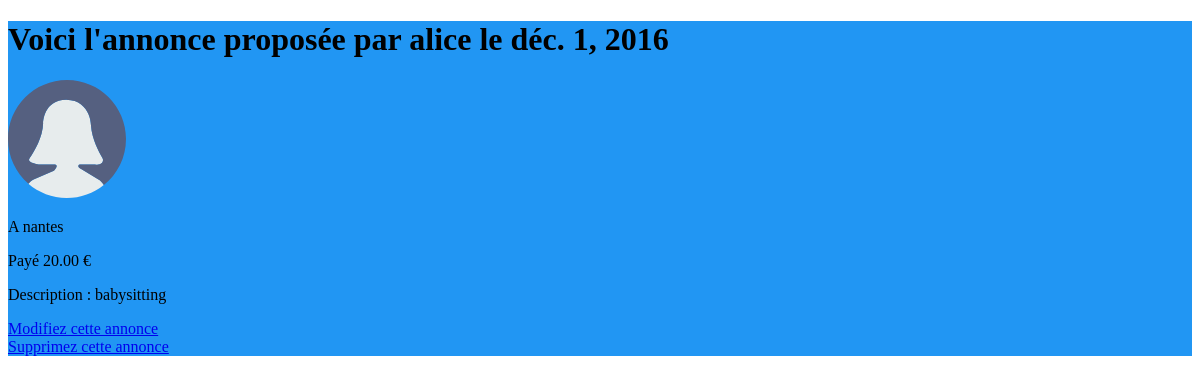
Page /annonce_perso/5 (signed in) on the committed database.
### profils/models.py (models this page shows, shortened)
class Annonce (models.Model) :
	titre = models.CharField(max_length=200)
	annonce = models.TextField(null=False)
	date = models.DateTimeField(auto_now_add=True, auto_now=False, verbose_name = "Date de dépôt")
	prix = models.DecimalField(max_digits=5,decimal_places=2)
	annonceur = models.CharField(max_length=100)
	etudiant = models.CharField(max_length=100, blank=True) # blank permet de rendre ce champs optionnel
	lieux = models.CharField(max_length=50)
	distance_max = models.IntegerField()
	numero = models.IntegerField()
	etat = models.CharField(max_length=10)
	postulant = models.CharField(max_length=100, null=True)
	message_postulant = models.TextField(max_length=1000,null=True)

class Profil(models.Model):
    user = models.OneToOneField(User)
    age = models.IntegerField()
    photo = models.ImageField(upload_to="photos/")
    is_student = models.BooleanField()
    ecole = models.CharField(null=True, max_length=100)
    description = models.TextField(null=True)
    sexe = models.CharField(max_length=10)

### profils/views.py (the view)
# urls.py: url(r'^annonce_perso/(?P<numero>\d+$)',views.annonce_perso, name= 'lire_annonce_perso'),
@login_required(login_url = '/connexion/')
def annonce_perso(request,numero):
    annonce = Annonce.objects.get(numero=numero)
    user_annonceur = User.objects.get(username=annonce.annonceur)
    profil_annonceur = Profil.objects.get(user=user_annonceur)
    if annonce.etudiant != '':
        user_etudiant = User.objects.get(username=annonce.etudiant)
    if ((annonce.annonceur == request.user.username) or(annonce.postulant == request.user.username)):
        Bool = annonce.distance_max != 0
        return render(request,'profils/annonce_perso.html',locals())
    else:
        raise Http404

### profils/templates/profils/annonce_perso.html (shortened to what this page needs)
<!DOCTYPE html>
<html lang="fr">
<head>
{% load static %}
    <link rel="stylesheet" href="{% static 'style.css' %}" />
</head>
<body>
<div class="background">
<h1> Voici l'annonce proposée par {{annonce.annonceur}} le {{annonce.date|date:"DATE_FORMAT"}} </h1>
<img src="{{profil_annonceur.photo.url }}" width="10%" heigth="10%"/>
<p> A {{ annonce.lieux}} </p>
<p> Payé {{annonce.prix}} €</p>
<p>	Description : {{annonce.annonce}} </p>
{% if annonce.postulant == None %}
<a href="{% url "modifier_annonce" numero%}">Modifiez cette annonce</a></br>
<a href="{% url "supprimer_annonce" numero%}">Supprimez cette annonce</a>
{% endif %}
</div>
</body>
</html>

### static/style.css (style rules this page uses)
.background { color:black; background-color : #2196F3; background-repeat: no-repeat; background-attachment: fixed; background-size: cover; }

### rows in the picture
Annonce: annonceur "alice", date "déc. 1, 2016", lieux "nantes", prix "20.00", annonce "babysitting"
Profil: photo (picture)
